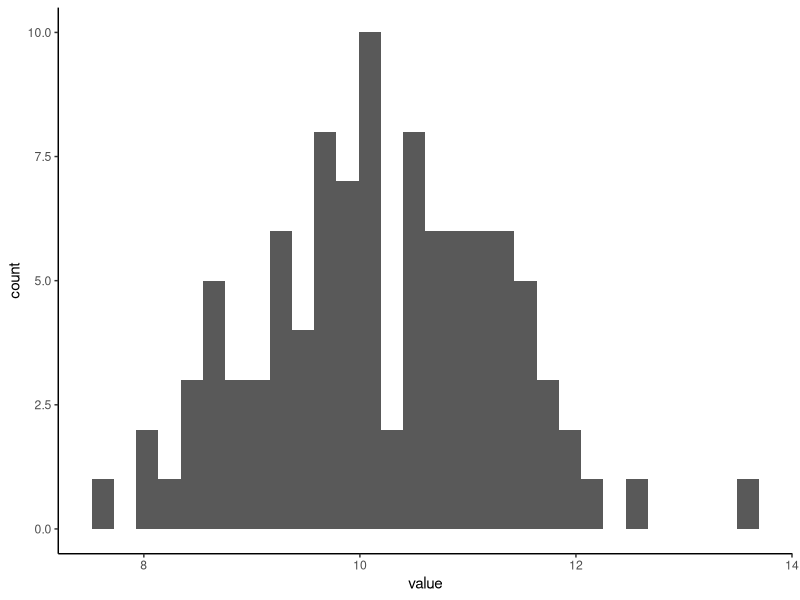

This chart was generated by the following R code:
library(tidyverse)
theme_set(theme_classic()) 

fig_hist <- tibble(value = rnorm(100, 10, 1)) |> 
  ggplot(aes(x=value)) + 
    geom_histogram()